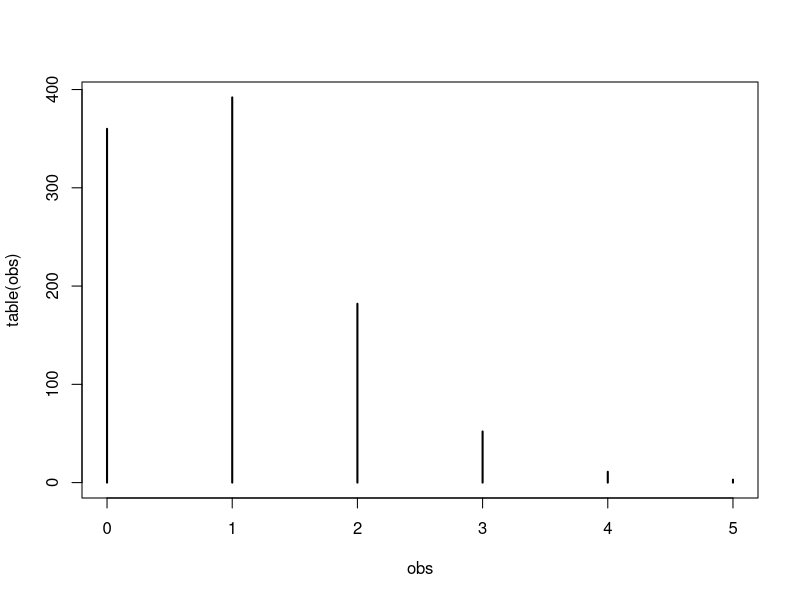

Write the R code that produced this figure.
## ---- chunk 1
knitr::opts_chunk$set(echo = TRUE)
## ---- chunk 2
p <- 1-(999/1000)^1000
p
## ---- chunk 3
# Anzahl der Jahre n
n <- 1000

# Wahrscheinlichkeit der jährlichen exceedance probability
# p tritt ein
p <- 1 / n

#exakte Anzahl
k <- 2


## ---- chunk 4
v <- 1000
x <- 0
#obs-container erstellen
obs <- 0


for(i in 1:v){
  y <- runif(1000) #random uniform
  (obs[i] <- sum(y >= 0.999))
  }
plot(table(obs))

